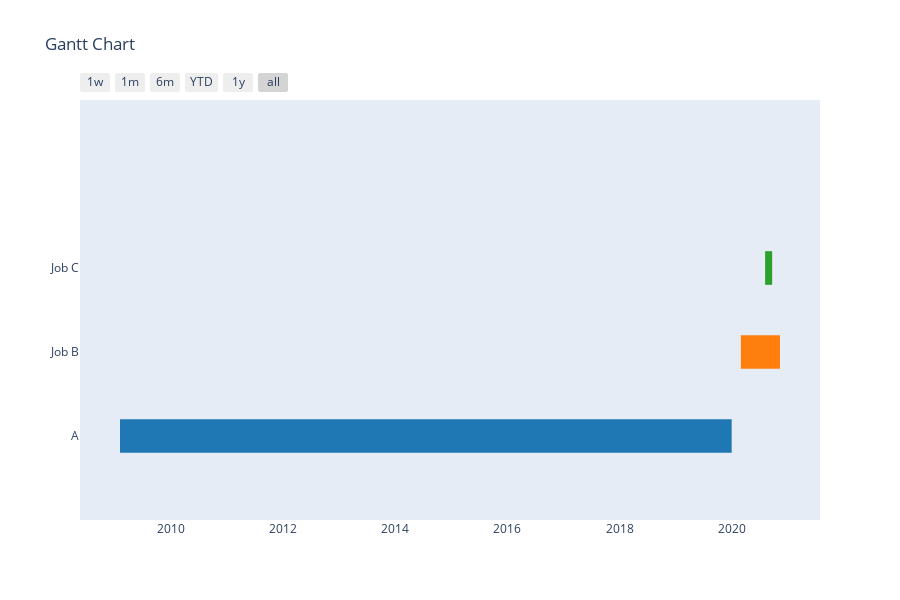

The code cell stored with this chart in its notebook:
### Code cell
import plotly.figure_factory as ff 
  
# Data to be plotted
df = [dict(Task="A", Start='2020-01-01', Finish='2009-02-02'), 
    dict(Task="Job B", Start='2020-03-01', Finish='2020-11-11'), 
    dict(Task="Job C", Start='2020-08-06', Finish='2020-09-21')] 
  
# Creating the plot
fig = ff.create_gantt(df) 
fig.show()

### Figure 1 — Plotly figure (JSON) as saved in the notebook; plotly's stock layout.template omitted (floating-point values rounded to 4 significant figures)
{"data": [{"fill": "toself", "fillcolor": "rgb(255, 127, 14)", "hoverinfo": "name", "legendgroup": "rgb(255, 127, 14)", "mode": "none", "name": "Job B", "type": "scatter", "x": ["2020-03-01", "2020-11-11", "2020-11-11", "2020-03-01"], "y": [0.8, 0.8, 1.2, 1.2]}, {"fill": "toself", "fillcolor": "rgb(31, 119, 180)", "hoverinfo": "name", "legendgroup": "rgb(31, 119, 180)", "mode": "none", "name": "A", "type": "scatter", "x": ["2020-01-01", "2009-02-02", "2009-02-02", "2020-01-01"], "y": [-0.2, -0.2, 0.2, 0.2]}, {"fill": "toself", "fillcolor": "rgb(44, 160, 44)", "hoverinfo": "name", "legendgroup": "rgb(44, 160, 44)", "mode": "none", "name": "Job C", "type": "scatter", "x": ["2020-08-06", "2020-09-21", "2020-09-21", "2020-08-06"], "y": [1.8, 1.8, 2.2, 2.2]}, {"legendgroup": "rgb(255, 127, 14)", "marker": {"color": "rgb(255, 127, 14)", "opacity": 0, "size": 1}, "mode": "markers", "name": "", "showlegend": false, "text": [null, null], "type": "scatter", "x": ["2020-03-01", "2020-11-11"], "y": [1, 1]}, {"legendgroup": "rgb(31, 119, 180)", "marker": {"color": "rgb(31, 119, 180)", "opacity": 0, "size": 1}, "mode": "markers", "name": "", "showlegend": false, "text": [null, null], "type": "scatter", "x": ["2020-01-01", "2009-02-02"], "y": [0, 0]}, {"legendgroup": "rgb(44, 160, 44)", "marker": {"color": "rgb(44, 160, 44)", "opacity": 0, "size": 1}, "mode": "markers", "name": "", "showlegend": false, "text": [null, null], "type": "scatter", "x": ["2020-08-06", "2020-09-21"], "y": [2, 2]}], "layout": {"height": 600, "hovermode": "closest", "showlegend": false, "title": {"text": "Gantt Chart"}, "xaxis": {"rangeselector": {"buttons": [{"count": 7, "label": "1w", "step": "day", "stepmode": "backward"}, {"count": 1, "label": "1m", "step": "month", "stepmode": "backward"}, {"count": 6, "label": "6m", "step": "month", "stepmode": "backward"}, {"count": 1, "label": "YTD", "step": "year", "stepmode": "todate"}, {"count": 1, "label": "1y", "step": "year", "stepmode": "backward"}, {"step": "all"}]}, "showgrid": false, "type": "date", "zeroline": false}, "yaxis": {"autorange": false, "range": [-1, 4], "showgrid": false, "ticktext": ["A", "Job B", "Job C"], "tickvals": [0, 1, 2], "zeroline": false}}}
